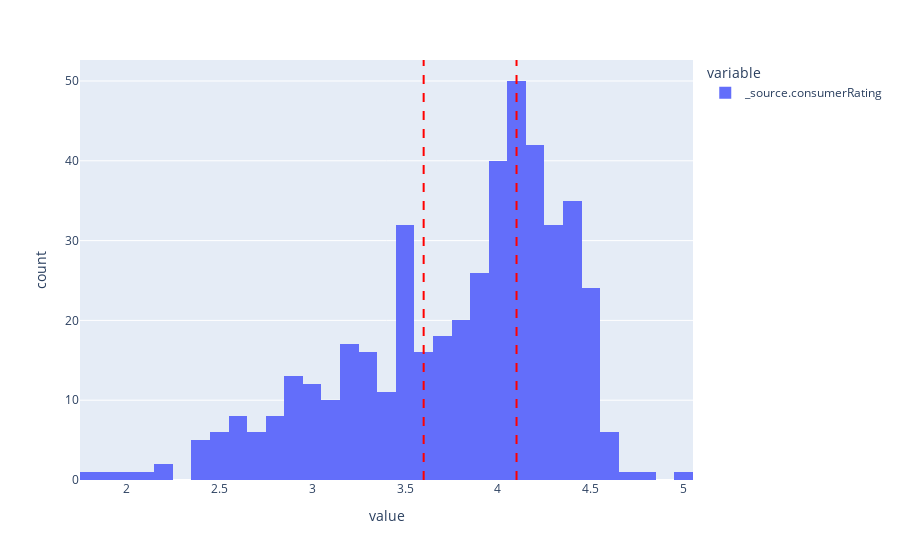

Notebook code cell kept with this figure:
### Markdown cell above
## Let's try classification instead...

Let's split the beer into 3 groups by rating. 
Bad, average and good. 

Let's split it by percentile and see if it makes sense.

### Code cell
fig = px.histogram(df_beer['_source.consumerRating'], nbins=50)

lower_bound = df_beer['_source.consumerRating'].quantile(0.33)
upper_bound = df_beer['_source.consumerRating'].quantile(0.66)

fig.add_vline(x=lower_bound, line_width=2, line_dash="dash", line_color="red")
fig.add_vline(x=upper_bound, line_width=2, line_dash="dash", line_color="red")


fig.show()

### Figure 1 — Plotly figure (JSON) as saved in the notebook; plotly's stock layout.template omitted (floating-point values rounded to 4 significant figures; data arrays with more than 128 entries replaced by an {"elided": "..."} marker saying what was removed)
{"data": [{"alignmentgroup": "True", "bingroup": "x", "hovertemplate": "variable=_source.consumerRating<br>value=%{x}<br>count=%{y}<extra></extra>", "legendgroup": "_source.consumerRating", "marker": {"color": "#636efa", "pattern": {"shape": ""}}, "name": "_source.consumerRating", "nbinsx": 50, "offsetgroup": "_source.consumerRating", "orientation": "v", "showlegend": true, "type": "histogram", "x": {"elided": "462 float values"}, "xaxis": "x", "yaxis": "y"}], "layout": {"barmode": "relative", "legend": {"title": {"text": "variable"}, "tracegroupgap": 0}, "margin": {"t": 60}, "shapes": [{"line": {"color": "red", "dash": "dash", "width": 2}, "type": "line", "x0": 3.6, "x1": 3.6, "xref": "x", "y0": 0, "y1": 1, "yref": "y domain"}, {"line": {"color": "red", "dash": "dash", "width": 2}, "type": "line", "x0": 4.1, "x1": 4.1, "xref": "x", "y0": 0, "y1": 1, "yref": "y domain"}], "xaxis": {"anchor": "y", "domain": [0, 1], "title": {"text": "value"}}, "yaxis": {"anchor": "x", "domain": [0, 1], "title": {"text": "count"}}}}
